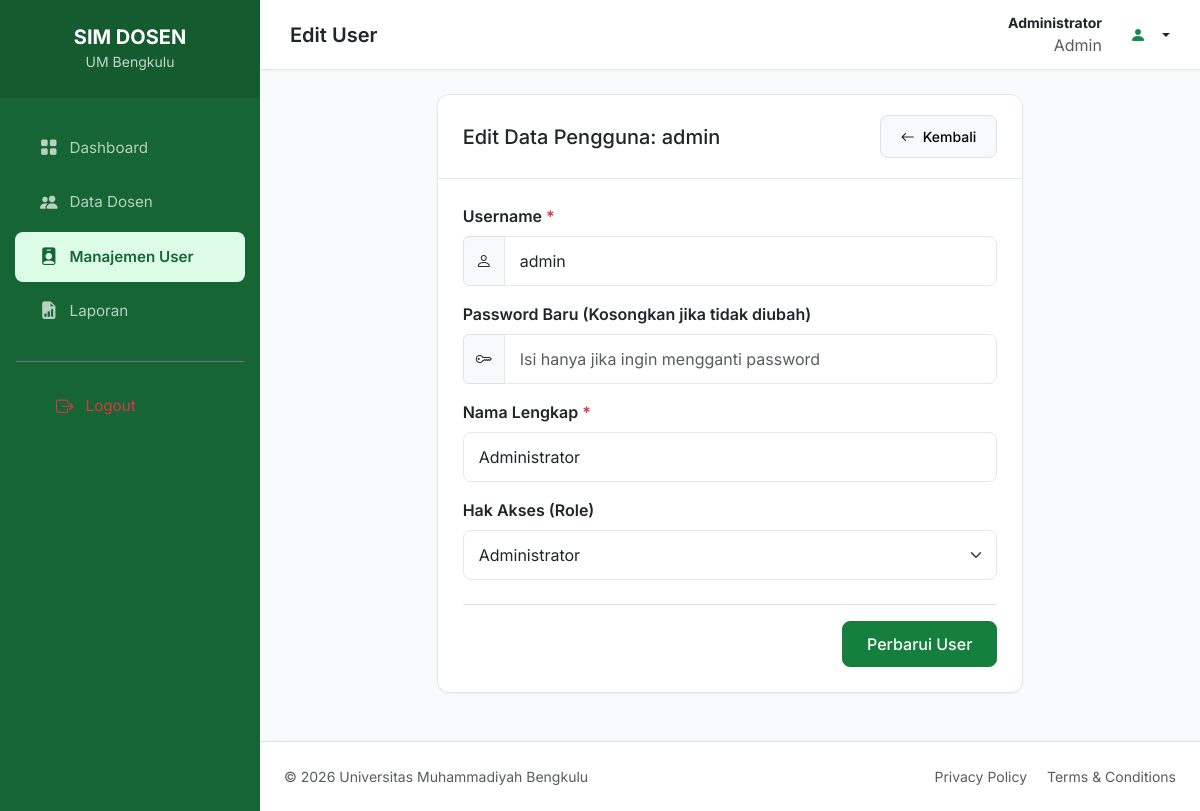
Page /users_edit.php?id=1 (signed in) on the committed database.
### tables this page shows
CREATE TABLE users (
    id INT AUTO_INCREMENT PRIMARY KEY,
    username VARCHAR(50) NOT NULL UNIQUE,
    password VARCHAR(255) NOT NULL,
    nama_lengkap VARCHAR(100) NOT NULL,
    role ENUM('admin', 'pimpinan', 'dosen') NOT NULL DEFAULT 'dosen',
    created_at TIMESTAMP DEFAULT CURRENT_TIMESTAMP
);

### users_edit.php (the view, shortened to what this page needs)
<?php
require_once 'config/db.php';
require_once 'includes/header.php';
$id = $_GET['id'] ?? die('ID missing');
$stmt = $pdo->prepare("SELECT * FROM users WHERE id = ?");
$stmt->execute([$id]);
$u = $stmt->fetch();
?>
<div class="row justify-content-center">
    <div class="col-lg-8">
        <div class="card">
            <div class="card-header d-flex justify-content-between align-items-center">
                <h5 class="mb-0">Edit Data Pengguna: <?php echo htmlspecialchars($u['username']); ?></h5>
                <a href="users_list.php" class="btn btn-sm btn-light border"><i class="bi bi-arrow-left me-2"></i>Kembali</a>
            </div>
            <div class="card-body">
                <form method="POST">
                    <div class="mb-3">
                        <label class="form-label fw-semibold">Username <span class="text-danger">*</span></label>
                        <div class="input-group">
                            <span class="input-group-text"><i class="bi bi-person"></i></span>
                            <input type="text" name="username" class="form-control" value="<?php echo htmlspecialchars($u['username']); ?>" required>
                        </div>
                    </div>
                    <div class="mb-3">
                        <label class="form-label fw-semibold">Password Baru (Kosongkan jika tidak diubah)</label>
                        <div class="input-group">
                            <span class="input-group-text"><i class="bi bi-key"></i></span>
                            <input type="password" name="password" class="form-control" placeholder="Isi hanya jika ingin mengganti password">
                        </div>
                    </div>
                    <div class="mb-3">
                        <label class="form-label fw-semibold">Nama Lengkap <span class="text-danger">*</span></label>
                        <input type="text" name="nama_lengkap" class="form-control" value="<?php echo htmlspecialchars($u['nama_lengkap']); ?>" required>
                    </div>
                    <div class="mb-4">
                        <label class="form-label fw-semibold">Hak Akses (Role)</label>
                        <select name="role" class="form-select">
                            <option value="admin" <?php echo $u['role'] == 'admin' ? 'selected' : ''; ?>>Administrator</option>
                        </select>
                    </div>
                    <div class="d-flex justify-content-end gap-2 pt-3 border-top">
                        <button type="submit" class="btn btn-primary px-4">Perbarui User</button>
                    </div>
                </form>
            </div>
        </div>
    </div>
</div>
<?php require_once 'includes/footer.php'; ?>

### assets/css/style.css (style rules this page uses)
:root { --deep-green: #166534; --primary-green: #15803D; --soft-green: #DCFCE7; --bg-color: #F8FAFC; --card-bg: #FFFFFF; --text-primary: #1F2937; --text-secondary: #64748B; --border-color: #E2E8F0; --success: #16A34A; --warning: #F59E0B; --danger: #DC2626; --sidebar-width: 260px; --navbar-height: 70px; --border-radius: 12px; --shadow-sm: 0 1px 2px 0 rgb(0 0 0 / 0.05); --shadow-md: 0 4px 6px -1px rgb(0 0 0 / 0.1), 0 2px 4px -2px rgb(0 0 0 / 0.1); }
body { background-color: var(--bg-color); color: var(--text-primary); font-family: 'Inter', -apple-system, BlinkMacSystemFont, "Segoe UI", Roboto, Helvetica, Arial, sans-serif; overflow-x: hidden; }
.card { border: 1px solid var(--border-color); border-radius: var(--border-radius); box-shadow: var(--shadow-sm); transition: transform 0.2s, box-shadow 0.2s; margin-bottom: 24px; }
.card-header { background-color: transparent; border-bottom: 1px solid var(--border-color); padding: 20px 25px; font-weight: 600; }
.card-body { padding: 25px; }
.btn { padding: 10px 20px; font-weight: 500; border-radius: 8px; transition: all 0.2s; }
.btn-primary { background-color: var(--primary-green); border-color: var(--primary-green); }
.form-control, .form-select { padding: 12px 15px; border-radius: 8px; border: 1px solid var(--border-color); }

### rows in the picture
users: username "admin", nama_lengkap "Administrator", role "Administrator"

### other values in the picture
$_SESSION['nama_lengkap'] "Administrator"
$_SESSION['role'] "Admin"
